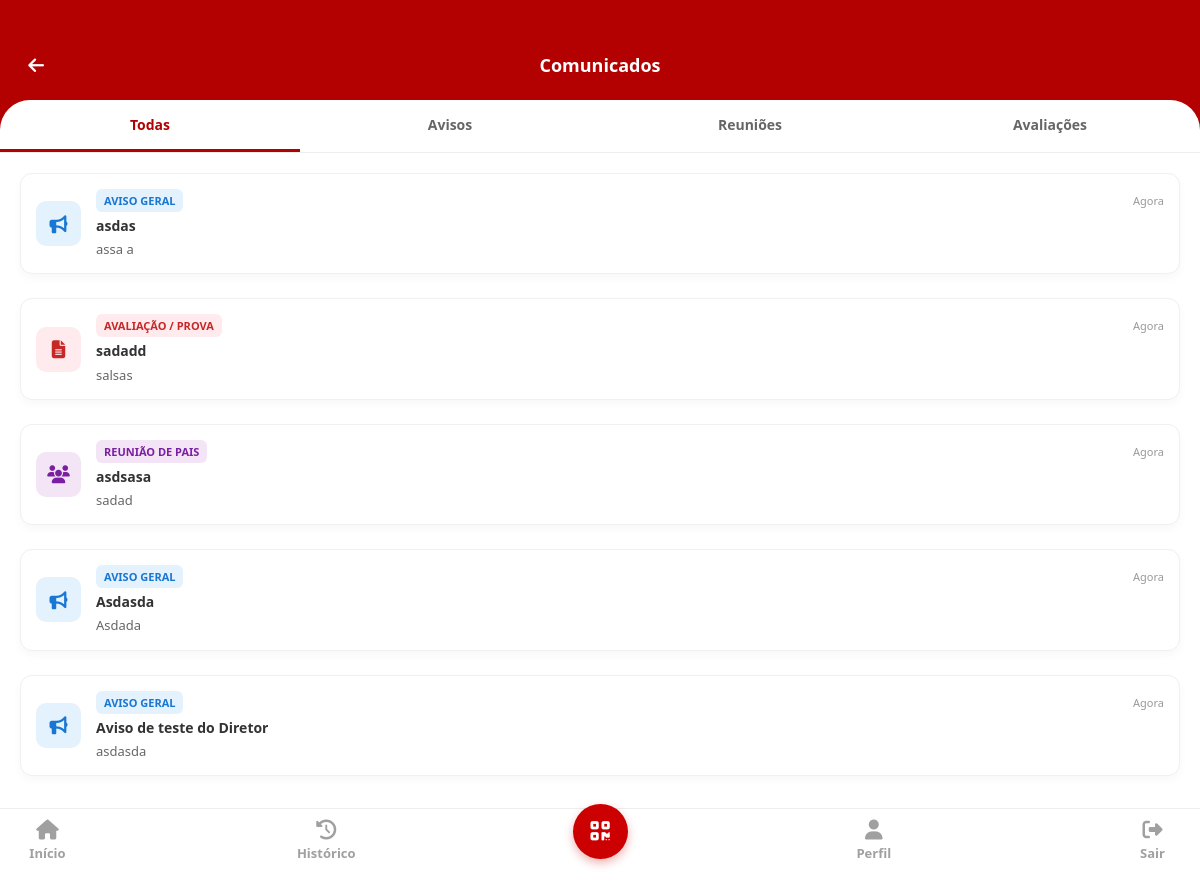
/comunicados, run on the app's committed database.
### app.py (models this page shows)
class Comunicado(db.Model):
    id = db.Column(db.Integer, primary_key=True)
    tipo = db.Column(db.String(50), nullable=False)
    badge_classe = db.Column(db.String(50), nullable=False)
    badge_texto = db.Column(db.String(50), nullable=False)
    tempo = db.Column(db.String(20), default="Agora")
    titulo = db.Column(db.String(100), nullable=False)
    mensagem = db.Column(db.Text, nullable=False)

### app.py (the view)
@app.route('/comunicados')
def comunicados():
    lista_comunicados = Comunicado.query.order_by(Comunicado.id.desc()).all()
    return render_template('comunicados.html', lista_comunicados=lista_comunicados)

### templates/comunicados.html (shortened to what this page needs)
<!DOCTYPE html>
<html lang="pt-BR">
<head>
    <link rel="stylesheet" href="../css/style.css">
    <link rel="stylesheet" href="https://cdnjs.cloudflare.com/ajax/libs/font-awesome/6.4.0/css/all.min.css">
</head>
<body>
    <div class="app-container">
        <header class="page-header" style="background: #b30000;">
            <a href="/dashboard" class="back-btn" style="color: #fff;">
                <i class="fas fa-arrow-left"></i>
            </a>
            <h2 style="color: #fff;">Comunicados</h2>
        </header>
        <div class="sub-tabs">
            <button class="tab-btn active" data-filter="todos">Todas</button>
            <button class="tab-btn" data-filter="aviso">Avisos</button>
            <button class="tab-btn" data-filter="reuniao">Reuniões</button>
            <button class="tab-btn" data-filter="prova">Avaliações</button>
        </div>
        <main class="page-content">
            <div class="comunicados-list">
                {% for comunicado in lista_comunicados %}
                {% set tipo_limpo = comunicado.tipo|default('Avisos')|lower %}
                {% if 'reuniao' in tipo_limpo or 'reuniõe' in tipo_limpo or 'reunioes' in tipo_limpo %}
                    {% set categoria_filtro = 'reuniao' %}
                    {% set estilo_card = 'reuniao-style' %}
                {% elif 'prova' in tipo_limpo or 'avalia' in tipo_limpo %}
                    {% set categoria_filtro = 'prova' %}
                    {% set estilo_card = 'prova-style' %}
                {% else %}
                    {% set categoria_filtro = 'aviso' %}
                    {% set estilo_card = 'aviso-style' %}
                {% endif %}
                <div class="comunicado-card {{ estilo_card }}" data-category="{{ categoria_filtro }}">
                    <div class="comunicado-icon-box">
                        {% if categoria_filtro == 'reuniao' %}
                            <i class="fas fa-users"></i>
                        {% elif categoria_filtro == 'prova' %}
                            <i class="fas fa-file-alt"></i>
                        {% else %}
                            <i class="fas fa-bullhorn"></i>
                        {% endif %}
                    </div>
                    <div class="comunicado-body">
                        <div class="comunicado-meta" style="display: flex; justify-content: space-between; align-items: center; margin-bottom: 5px;">
                            <span class="badge-tipo">
                                {{ comunicado.badge_texto|default('Aviso Geral') }}
                            </span>
                            <span class="comunicado-time" style="color: #999; font-size: 11px;">
                                {{ comunicado.tempo|default('Agora') }}
                            </span>
                        </div>
                        <h3 style="margin: 5px 0; font-size: 14px; color: #333;">{{ comunicado.titulo }}</h3>
                        <p style="margin: 0; font-size: 13px; color: #666; line-height: 1.4;">{{ comunicado.mensagem }}</p>
                    </div>
                </div>
                {% else %}
                <div id="no-data-message" style="text-align: center; padding: 40px 20px; color: #777;">
                    <i class="fas fa-envelope-open" style="font-size: 32px; margin-bottom: 10px; color: #ccc;"></i>
                    <p style="font-size: 14px;">Nenhum comunicado encontrado por enquanto.</p>
                </div>
                {% endfor %}
            </div>
        </main>
        <nav class="bottom-nav">
            <a href="/" class="nav-item">
                <i class="fas fa-home"></i>
                <span>Início</span>
            </a>
            <a href="/historico" class="nav-item">
                <i class="fas fa-history"></i>
                <span>Histórico</span>
            </a>
            <a href="/qrcode" class="nav-item scan-btn">
                <i class="fas fa-qrcode"></i>
            </a>
            <a href="/perfil" class="nav-item">
                <i class="fas fa-user"></i>
                <span>Perfil</span>
            </a>
            <a href="/sair" class="nav-item">
                <i class="fas fa-sign-out-alt"></i>
                <span>Sair</span>
            </a>
        </nav>
    </div>
</body>
</html>

### templates/comunicados.html (style rules this page uses)
.comunicado-card.aviso-style .comunicado-icon-box { background-color: #e3f2fd !important; color: #1976d2 !important; }
.comunicado-card.aviso-style .badge-tipo { background-color: #e3f2fd !important; color: #1976d2 !important; }
.comunicado-card.reuniao-style .comunicado-icon-box { background-color: #f3e5f5 !important; color: #7b1fa2 !important; }
.comunicado-card.reuniao-style .badge-tipo { background-color: #f3e5f5 !important; color: #7b1fa2 !important; }
.comunicado-card.prova-style .comunicado-icon-box { background-color: #ffebee !important; color: #c62828 !important; }
.comunicado-card.prova-style .badge-tipo { background-color: #ffebee !important; color: #c62828 !important; }
.badge-tipo { padding: 4px 8px; border-radius: 6px; font-weight: bold; font-size: 11px; }
.comunicado-card { display: flex; background: #fff; padding: 15px; border-radius: 12px; margin-bottom: 12px; box-shadow: 0 4px 10px rgba(0,0,0,0.03); align-items: center; gap: 15px; }
.comunicado-icon-box { width: 45px; height: 45px; border-radius: 10px; display: flex; align-items: center; justify-content: center; font-size: 18px; flex-shrink: 0; }

### data on the page
Comunicado: badge_texto "AVISO GERAL", tempo "Agora", titulo "asdas", mensagem "assa a"
Comunicado: badge_texto "AVALIAÇÃO / PROVA", tempo "Agora", titulo "sadadd", mensagem "salsas"
Comunicado: badge_texto "REUNIÃO DE PAIS", tempo "Agora", titulo "asdsasa", mensagem "sadad"
Comunicado: badge_texto "AVISO GERAL", tempo "Agora", titulo "Asdasda", mensagem "Asdada"
Comunicado: badge_texto "AVISO GERAL", tempo "Agora", titulo "Aviso de teste do Diretor", mensagem "asdasda"
